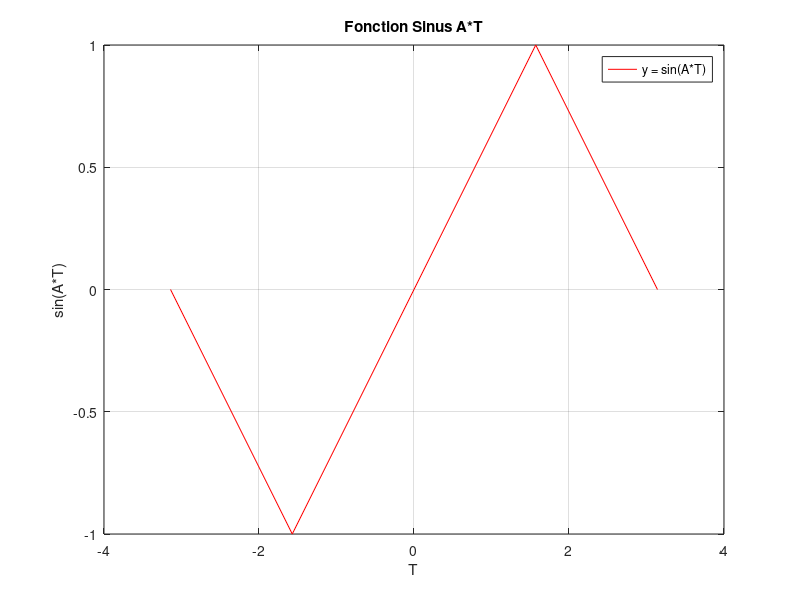

MATLAB code to generate this figure:
n = input('Combien de points voulez vous :');
T = linspace(-pi, pi, n);
A = input('Valeur A :');
plot(T,sin(A*T), 'r');
title('Fonction Sinus A*T');
xlabel('T');
ylabel('sin(A*T)');
legend('y = sin(A*T)');
grid on;
